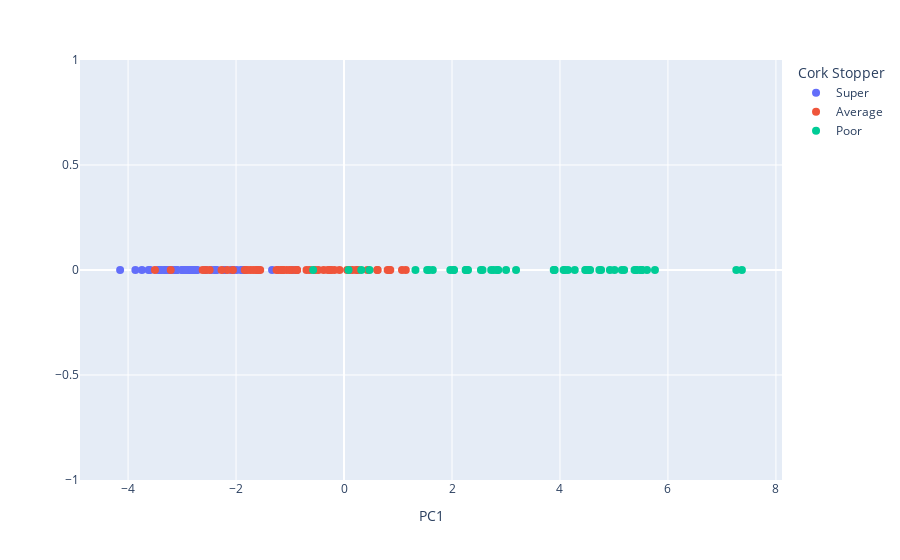

The code cell stored with this chart in its notebook:
### Markdown cell above
Plot projected data accourding to the Kaiser criterion.

### Code cell
pca2=PCA(n_components=1)

X1D=pca2.fit_transform(X)
print(np.shape(X1D))

#Plot projected data
fig=px.scatter(x=X1D[:,0],y=np.zeros(np.shape(X1D)[0]),color=CorkStopp['C'],labels=dict(x="PC1",y="",color="Cork Stopper"))
fig.update_traces(marker_size=8)
fig.update_xaxes
fig.show()

### Figure 1 — Plotly figure (JSON) as saved in the notebook; plotly's stock layout.template omitted (floating-point values rounded to 4 significant figures)
{"data": [{"hovertemplate": "Cork Stopper=Super<br>PC1=%{x}<br>=%{y}<extra></extra>", "legendgroup": "Super", "marker": {"color": "#636efa", "size": 8, "symbol": "circle"}, "mode": "markers", "name": "Super", "orientation": "v", "showlegend": true, "type": "scatter", "x": [-3.273, -3.744, -2.718, -2.873, -1.861, -3.328, -2.561, -2.904, -2.455, -3.104, -2.356, -3.443, -2.57, -2.794, -2.393, -2.382, -1.333, -2.81, -2.86, -1.875, -2.998, -2.993, -2.074, -3.416, -2.052, -3.185, -2.934, -2.739, -2.758, -3.129, -3.129, -3.308, -2.986, -1.586, -2.221, -2.09, -3.087, -2.914, -4.148, -1.849, -2.817, -3.621, -3.592, -1.91, -0.9449, -3.865, -3.38, -1.99, -3.241, -2.21], "xaxis": "x", "y": [0, 0, 0, 0, 0, 0, 0, 0, 0, 0, 0, 0, 0, 0, 0, 0, 0, 0, 0, 0, 0, 0, 0, 0, 0, 0, 0, 0, 0, 0, 0, 0, 0, 0, 0, 0, 0, 0, 0, 0, 0, 0, 0, 0, 0, 0, 0, 0, 0, 0], "yaxis": "y"}, {"hovertemplate": "Cork Stopper=Average<br>PC1=%{x}<br>=%{y}<extra></extra>", "legendgroup": "Average", "marker": {"color": "#EF553B", "size": 8, "symbol": "circle"}, "mode": "markers", "name": "Average", "orientation": "v", "showlegend": true, "type": "scatter", "x": [-2.058, -2.16, -1.6, -1.156, -2.269, -1.553, -0.6956, -2.489, -3.503, -0.8745, -1.065, -1.25, -2.56, -0.3779, -0.08421, -1.839, 0.6237, -1.009, -2.618, 0.1035, 1.144, -1.794, 0.8374, -3.21, -0.2405, -0.8685, -0.6344, 0.4354, -0.5329, -0.9648, -1.143, -0.1793, -1.217, 0.2287, -0.4756, 1.074, -0.8833, -1.141, -1.131, -0.2971, 0.8081, 0.6133, -1.631, 0.2581, 0.1574, 0.857, 0.05785, -1.737, -1.682, -0.263], "xaxis": "x", "y": [0, 0, 0, 0, 0, 0, 0, 0, 0, 0, 0, 0, 0, 0, 0, 0, 0, 0, 0, 0, 0, 0, 0, 0, 0, 0, 0, 0, 0, 0, 0, 0, 0, 0, 0, 0, 0, 0, 0, 0, 0, 0, 0, 0, 0, 0, 0, 0, 0, 0], "yaxis": "y"}, {"hovertemplate": "Cork Stopper=Poor<br>PC1=%{x}<br>=%{y}<extra></extra>", "legendgroup": "Poor", "marker": {"color": "#00cc96", "size": 8, "symbol": "circle"}, "mode": "markers", "name": "Poor", "orientation": "v", "showlegend": true, "type": "scatter", "x": [3.902, 5.146, 3.002, 0.08436, 4.067, 1.323, 5.406, 1.969, 2.536, 2.039, 5.612, 4.274, 4.558, 2.857, 3.891, 7.266, 1.573, 0.319, 2.256, 5.426, 2.565, 5.509, 4.925, 4.147, 0.4721, -0.5719, 2.274, 2.774, 5.76, 2.028, 7.37, 4.729, 2.254, 2.836, 4.535, 5.189, 2.726, 4.467, 5.01, 4.088, 5.521, 4.762, 3.186, 4.484, 5.5, 3.885, 2.297, 1.54, 1.644, 5.382], "xaxis": "x", "y": [0, 0, 0, 0, 0, 0, 0, 0, 0, 0, 0, 0, 0, 0, 0, 0, 0, 0, 0, 0, 0, 0, 0, 0, 0, 0, 0, 0, 0, 0, 0, 0, 0, 0, 0, 0, 0, 0, 0, 0, 0, 0, 0, 0, 0, 0, 0, 0, 0, 0], "yaxis": "y"}], "layout": {"autosize": true, "legend": {"title": {"text": "Cork Stopper"}, "tracegroupgap": 0}, "margin": {"t": 60}, "xaxis": {"anchor": "y", "autorange": true, "domain": [0, 1], "range": [-4.885, 8.107], "title": {"text": "PC1"}, "type": "linear"}, "yaxis": {"anchor": "x", "autorange": true, "domain": [0, 1], "range": [-1, 1], "title": {"text": ""}, "type": "linear"}}}
